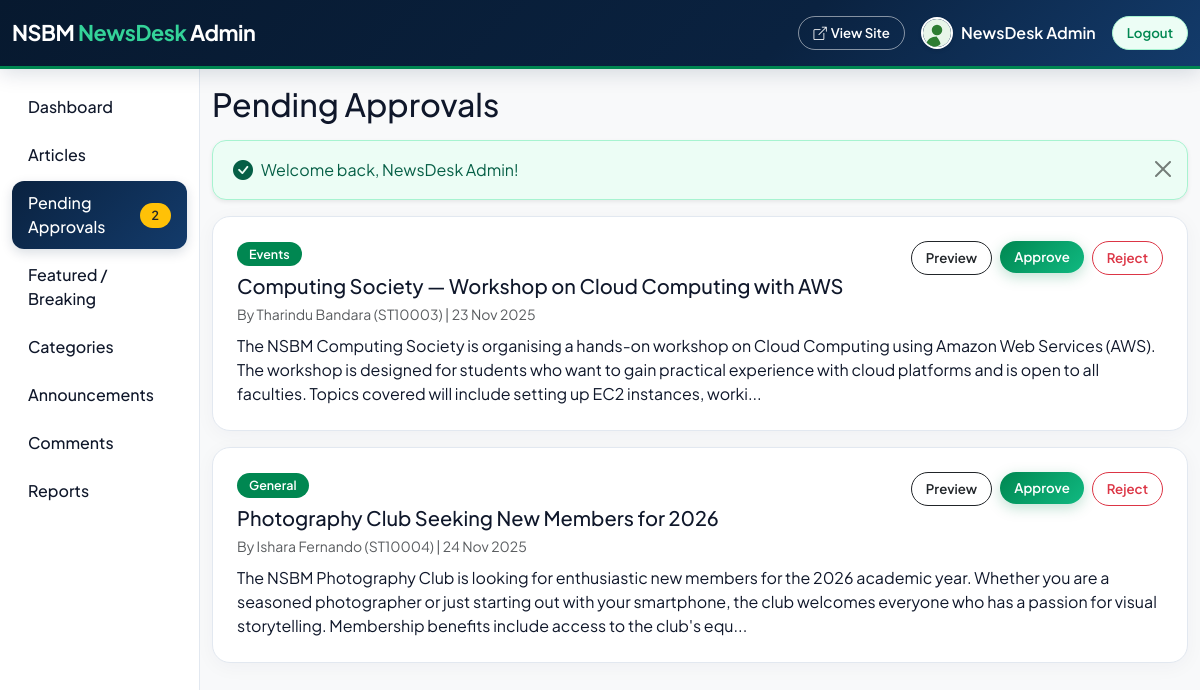
/admin/pending.php (signed in), run on the app's committed database.
### tables this page shows
CREATE TABLE articles (
  id          INT UNSIGNED AUTO_INCREMENT PRIMARY KEY,
  title       VARCHAR(200) NOT NULL,
  body        TEXT NOT NULL,
  image       VARCHAR(255) NULL,
  category_id INT UNSIGNED NOT NULL,
  author_id   INT UNSIGNED NOT NULL,
  status      ENUM('pending','approved','rejected') NOT NULL DEFAULT 'pending',
  is_featured TINYINT(1) NOT NULL DEFAULT 0,
  is_breaking TINYINT(1) NOT NULL DEFAULT 0,
  views       INT UNSIGNED NOT NULL DEFAULT 0,
  created_at  TIMESTAMP NOT NULL DEFAULT CURRENT_TIMESTAMP,
  updated_at  TIMESTAMP NOT NULL DEFAULT CURRENT_TIMESTAMP ON UPDATE CURRENT_TIMESTAMP,
  INDEX idx_status_date (status, created_at),
  CONSTRAINT fk_art_cat  FOREIGN KEY (category_id) REFERENCES categories(id) ON DELETE RESTRICT,
  CONSTRAINT fk_art_user FOREIGN KEY (author_id)   REFERENCES users(id)      ON DELETE CASCADE
);

CREATE TABLE categories (
  id   INT UNSIGNED AUTO_INCREMENT PRIMARY KEY,
  name VARCHAR(60) NOT NULL UNIQUE
);

CREATE TABLE users (
  id            INT UNSIGNED AUTO_INCREMENT PRIMARY KEY,
  name          VARCHAR(100) NOT NULL,
  student_id    VARCHAR(12)  NOT NULL UNIQUE,
  email         VARCHAR(150) NOT NULL UNIQUE,
  password_hash VARCHAR(255) NOT NULL,
  role          ENUM('admin','student') NOT NULL DEFAULT 'student',
  profile_photo VARCHAR(255) NULL DEFAULT NULL,
  created_at    TIMESTAMP NOT NULL DEFAULT CURRENT_TIMESTAMP
);

### includes/auth.php (called while the page is built, shortened)
<?php
function e($text) {
    return htmlspecialchars((string)$text, ENT_QUOTES, 'UTF-8');
}
function excerpt($text, $length = 140) {
    $text = trim(strip_tags($text));
    if (mb_strlen($text) > $length) {
        return mb_substr($text, 0, $length) . '...';
    }
    return $text;
}
function fmt_date($date) {
    return date('d M Y', strtotime($date));
}

### admin/pending.php (the view, shortened to what this page needs)
<?php
require_once __DIR__ . '/../includes/auth.php';
require_once __DIR__ . '/../includes/admin_header.php';
require_once __DIR__ . '/../includes/admin_navbar.php';
$rows = $pdo->query("SELECT a.id, a.title, a.body, a.created_at, c.name AS cat, u.name AS author, u.student_id
                     FROM articles a
                     JOIN categories c ON c.id = a.category_id
                     JOIN users u ON u.id = a.author_id
                     WHERE a.status = 'pending' ORDER BY a.created_at ASC")->fetchAll();
?>
<?php foreach ($rows as $r): ?>
  <div class="box mb-3">
    <div class="d-flex flex-wrap justify-content-between gap-2">
      <div>
        <span class="badge bg-success"><?= e($r['cat']) ?></span>
        <h5 class="mt-2 mb-1"><?= e($r['title']) ?></h5>
        <small class="text-muted">By <?= e($r['author']) ?> (<?= e($r['student_id']) ?>) | <?= fmt_date($r['created_at']) ?></small>
      </div>
      <div class="d-flex gap-2 align-items-start">
        <a class="btn btn-sm btn-outline-dark" target="_blank" href="../article.php?id=<?= (int)$r['id'] ?>">Preview</a>
        <form method="post">
          <button class="btn btn-sm btn-green">Approve</button>
        </form>
        <form method="post" onsubmit="return confirm('Reject this article?');">
          <button class="btn btn-sm btn-outline-danger">Reject</button>
        </form>
      </div>
    </div>
    <p class="mt-2 mb-0"><?= e(excerpt($r['body'], 300)) ?></p>
  </div>
<?php endforeach; ?>
<?php require __DIR__ . '/../includes/admin_footer.php'; ?>

### assests/css/style.css (style rules this page uses)
:root { --nsbm-navy: #0a2240; --nsbm-navy-dark: #07192f; --nsbm-navy-light: #133b6b; --nsbm-blue-accent: #2563eb; --green: #008751; --dark-green: #006b40; --light-green: #10b981; --green-mint: #34d399; --green-subtle: #ecfdf5; --bg-page: #f8fafc; --card-bg: #ffffff; --border-color: #e2e8f0; --text-main: #0f172a; --text-muted: #64748b; --bs-success: #008751; --bs-success-rgb: 0, 135, 81; --bs-primary: #0a2240; --bs-primary-rgb: 10, 34, 64; }
body { font-family: 'Plus Jakarta Sans', system-ui, -apple-system, BlinkMacSystemFont, "Segoe UI", Roboto, sans-serif; background-color: var(--bg-page); color: var(--text-main); -webkit-font-smoothing: antialiased; }
.btn { border-radius: 50px; font-weight: 600; padding: 8px 20px; font-size: 0.92rem; transition: all 0.25s cubic-bezier(0.16, 1, 0.3, 1); }
.btn-sm { padding: 6px 14px; font-size: 0.83rem; }
.btn-green { background: linear-gradient(135deg, var(--green) 0%, var(--light-green) 100%); color: #ffffff; border: none; box-shadow: 0 4px 14px rgba(0, 135, 81, 0.25); }
.box { background-color: var(--card-bg); border: 1px solid var(--border-color); border-radius: 18px; padding: 24px; box-shadow: 0 4px 20px rgba(10, 34, 64, 0.04); transition: all 0.3s ease; }
.badge { border-radius: 50px; font-weight: 600; padding: 6px 12px; font-size: 0.78rem; }

### data on the page
articles: category.name "Events", title "Computing Society — Workshop on Cloud Computing with AWS", author.name "Tharindu Bandara", author.student_id "ST10003", created_at "23 Nov 2025", body "The NSBM Computing Society is organising a hands-on workshop on Cloud Computing using Amazon Web Services (AWS). The workshop is designed for students who want to gain practical experience with cloud platforms and is open to all faculties. Topics covered will include setting up EC2 instances, worki..."
articles: category.name "General", title "Photography Club Seeking New Members for 2026", author.name "Ishara Fernando", author.student_id "ST10004", created_at "24 Nov 2025", body "The NSBM Photography Club is looking for enthusiastic new members for the 2026 academic year. Whether you are a seasoned photographer or just starting out with your smartphone, the club welcomes everyone who has a passion for visual storytelling. Membership benefits include access to the club's equ..."

### other printed values
user()['name'] "NewsDesk Admin"
$link[1] "Dashboard"
$link[1] "Articles"
$link[1] "Pending Approvals"
$pendingCount "2"
$link[1] "Featured / Breaking"
$link[1] "Categories"
$link[1] "Announcements"
$link[1] "Comments"
$link[1] "Reports"
$adminTitle "Pending Approvals"
$f[1] "Welcome back, NewsDesk Admin!"
